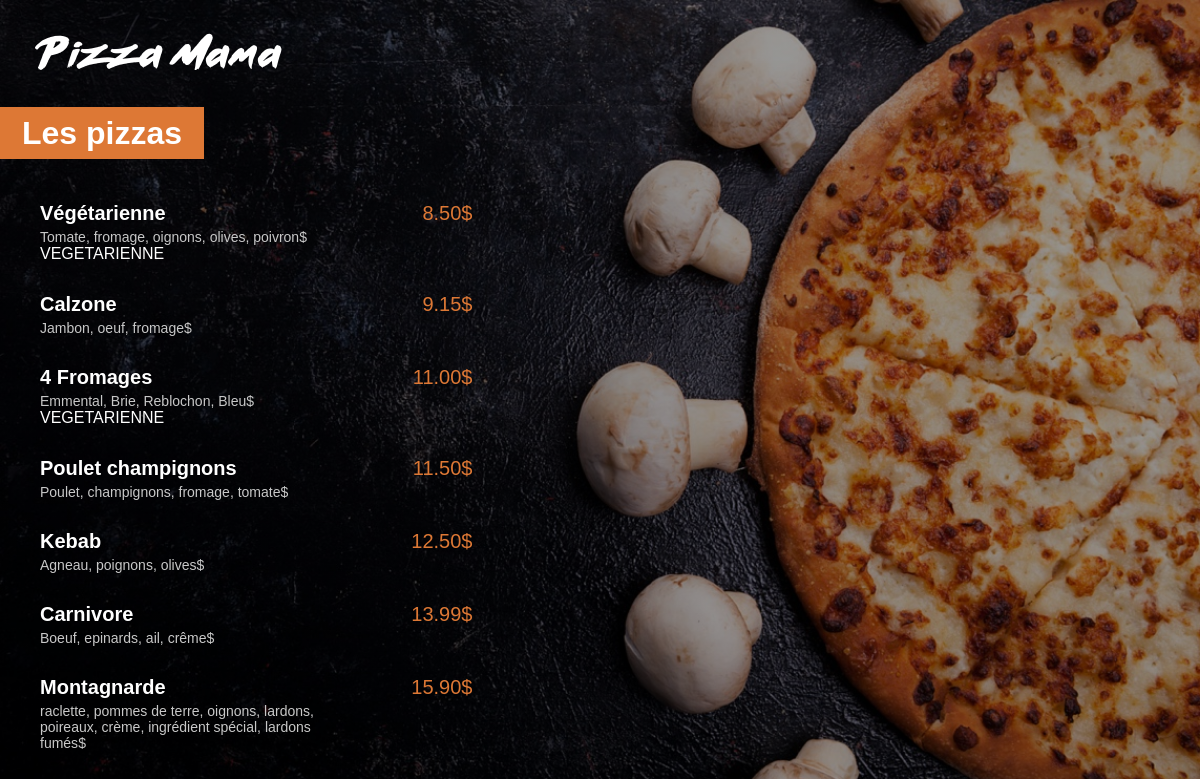
The app's page /menu/ with its own data.
### menu/models.py (models this page shows, shortened)
class Pizza(models.Model):
    nom = models.CharField(max_length=200)
    ingredients = models.CharField(max_length=400)
    prix = models.FloatField(default=0)
    vegetarienne = models.BooleanField(default=False)

### menu/views.py (the view)
# urls.py: path('', views.homepage, name="index"),
def index(request):
    pizzas = Pizza.objects.all().order_by('prix')
    return render(request, 'menu/index.html', {'pizzas' : pizzas})

### menu/templates/menu/index.html (shortened to what this page needs)
{% load static %}
<html lang="fr">
<head>
    <link rel="stylesheet" href="{% static 'menu/style.css' %}">
</head>
<body>
    <a href="{% url 'main:index' %}"><img id="small_logo" src="{% static 'menu/images/small_logo.png' %}"></a>
    <div class="menu_title">
        <h1>Les pizzas</h1>
    </div>
    <div class="menu_list">
        {% for pizza in pizzas %}
            <div class="menu_list_item">
                <span class="menu_list_title">{{pizza.nom}}</span>
                <span class="menu_list_price">{{pizza.prix | floatformat:2}}$</span>
                <span class="menu_list_ingredients">{{pizza.ingredients}}$</span>
                {% if pizza.vegetarienne %}
                <span class="menu_list_badge">VEGETARIENNE</span>
                {% endif %}
            </div>
        {% endfor %}
    </div>
</body>
</html>

### menu/static/menu/style.css (style rules this page uses)
body { background: linear-gradient(0deg, rgba(0, 0, 0, 0.4), rgba(0, 0, 0, 0.4)), url("images/menu_background.jpg") no-repeat center center fixed; -webkit-background-size: cover; -moz-background-size: cover; -o-background-size: cover; background-size: cover; color: white; margin-left: 0px; font-family: Arial; background-attachment: scroll; }
#small_logo { margin-top: 25px; margin-left: 35px; }
h1 { background-color: #DD7835; display: inline; padding: 8px 22px; }
.menu_title { margin-top: 45px; margin-bottom: 50px; }
.menu_list { margin-left: 40px; }
.menu_list_item { margin: 30px 0px; }
.menu_list_title { font-weight: bold; font-size: 20px; display: inline-block; width: 350px; }
.menu_list_price { color: #DD7835; font-size: 20px; display: inline-block; width: 70px; margin-left: 8px; text-align: right; }
.menu_list_ingredients { font-size: 14px; color: C8C8C8; display: block; margin-top: 4px; width: 320px; }

### records on screen
Pizza: nom "Végétarienne", prix "8.50", ingredients "Tomate, fromage, oignons, olives, poivron", vegetarienne "VEGETARIENNE"
Pizza: nom "Calzone", prix "9.15", ingredients "Jambon, oeuf, fromage"
Pizza: nom "4 Fromages", prix "11.00", ingredients "Emmental, Brie, Reblochon, Bleu", vegetarienne "VEGETARIENNE"
Pizza: nom "Poulet champignons", prix "11.50", ingredients "Poulet, champignons, fromage, tomate"
Pizza: nom "Kebab", prix "12.50", ingredients "Agneau, poignons, olives"
Pizza: nom "Carnivore", prix "13.99", ingredients "Boeuf, epinards, ail, crême"
Pizza: nom "Montagnarde", prix "15.90", ingredients "raclette, pommes de terre, oignons, lardons, poireaux, crème, ingrédient spécial, lardons fumés"
